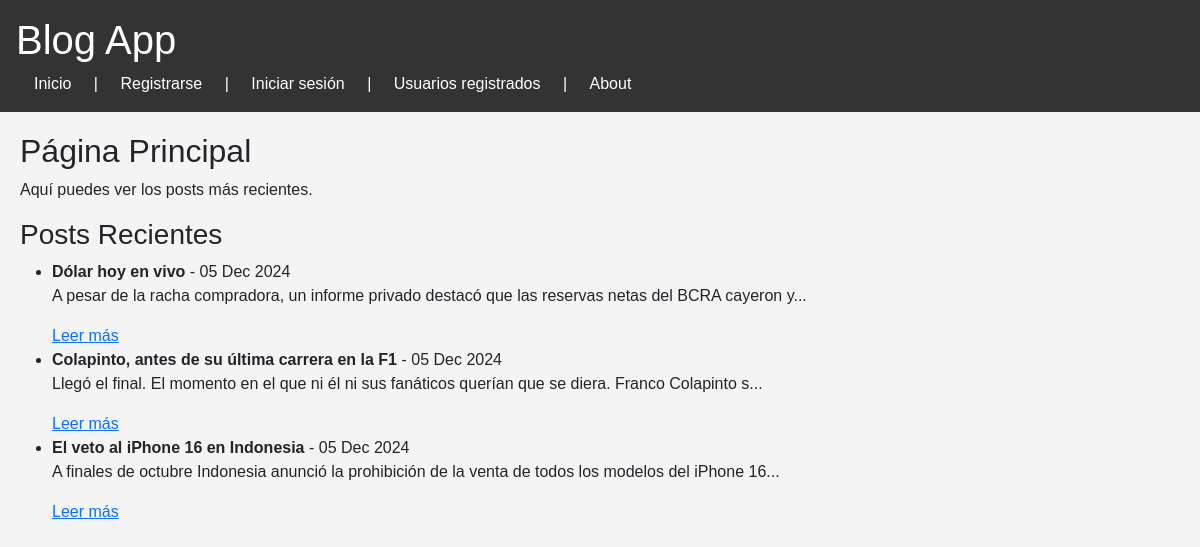
The page / on the database its author committed.
### blog_app/models.py (models this page shows, shortened)
class Post(models.Model):
    title = models.CharField(max_length=200)
    content = models.TextField()
    author = models.ForeignKey(User, on_delete=models.CASCADE, related_name='posts')
    category = models.ManyToManyField(Category)
    created_at = models.DateTimeField(auto_now_add=True)

### blog_app/views.py (the view)
# urls.py: path('', views.home, name='home'),
def home(request):
    posts = Post.objects.all().order_by('-created_at')[:5]
    return render(request, 'blog_app/home.html', {'posts': posts})

### blog_app/templates/blog_app/home.html
{% extends 'blog_app/base.html' %}
{% block content %}
    <h2>Página Principal</h2>
    <p>Aquí puedes ver los posts más recientes.</p>
    {% if posts %}
        <div class="recent-posts">
            <h3>Posts Recientes</h3>
            <ul>
                {% for post in posts %}
                    <li>
                        <strong>{{ post.title }}</strong> -
                        <span>{{ post.created_at|date:"d M Y" }}</span>
                        <p>{{ post.content|slice:":100" }}...</p>
                        <a href="{% url 'post_detail' post.id %}">Leer más</a>
                    </li>
                {% endfor %}
            </ul>
        </div>
    {% else %}
        <p>No hay posts aún.</p>
    {% endif %}
{% endblock %}

### blog_app/templates/blog_app/base.html (shortened to what this page needs)
{% load static %}
<!DOCTYPE html>
<html lang="es">
<head>
    <link rel="stylesheet" href="{% static 'css/styles.css' %}">
    <link rel="stylesheet" href="https://cdnjs.cloudflare.com/ajax/libs/font-awesome/5.15.3/css/all.min.css">
    <link href="https://cdn.jsdelivr.net/npm/bootstrap@5.1.0/dist/css/bootstrap.min.css" rel="stylesheet">
</head>
<body>
    <header>
        <h1>Blog App</h1>
        <nav>
            <a href="/">Inicio</a> |
            {% if user.is_authenticated %}
                <a href="/create_category/">Crear Categoría</a> |
                <a href="/create_post/">Crear Post</a> |
                <a href="/logout/">Cerrar sesión</a> |
            {% else %}
                <a href="/create_user/">Registrarse</a> |
                <a href="/login/">Iniciar sesión</a> |
            {% endif %}
            <a href="/users/">Usuarios registrados</a> |
            <a href="/about/">About</a>
        </nav>
    </header>
    <main class="content">
        {% block content %}
        {% endblock %}
    </main>
</body>
</html>

### blog_app/templates/blog_app/base.html (style rules this page uses)
body { font-family: Arial, sans-serif; background-color: #f4f4f4; margin: 0; padding: 0; }
header { background-color: #333; color: white; padding: 1rem; }
header h1 { margin: 2; }
nav a { color: white; text-decoration: none; padding: 0.5rem; margin: 0 10px; }
.content { padding: 20px; }

### rows shown on the page
Post: title "Dólar hoy en vivo", created_at "05 Dec 2024", content "A pesar de la racha compradora, un informe privado destacó que las reservas netas del BCRA cayeron y"
Post: title "Colapinto, antes de su última carrera en la F1", created_at "05 Dec 2024", content "Llegó el final. El momento en el que ni él ni sus fanáticos querían que se diera. Franco Colapinto s"
Post: title "El veto al iPhone 16 en Indonesia", created_at "05 Dec 2024", content "A finales de octubre Indonesia anunció la prohibición de la venta de todos los modelos del iPhone 16"
